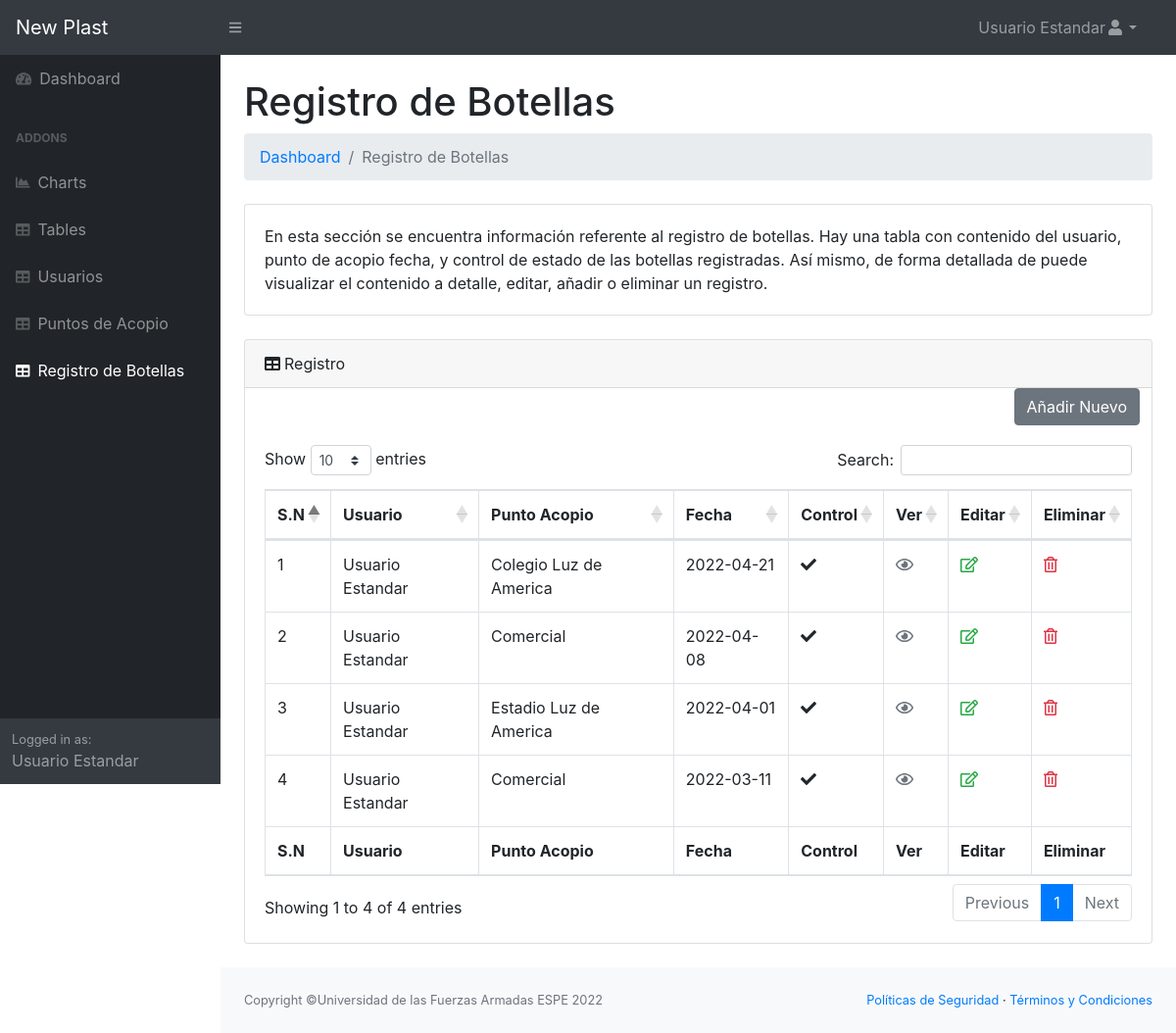
The page /sistema/registro_botellas.php (signed in) on the database its author committed.
### tables this page shows
CREATE TABLE IF NOT EXISTS `cont_registro` (
  `id` int(10) NOT NULL AUTO_INCREMENT,
  `usuario` int(11) NOT NULL DEFAULT 0,
  `pto_acopio` int(11) NOT NULL DEFAULT 0,
  `fecha` date NOT NULL,
  `control` varchar(255) NOT NULL,
  PRIMARY KEY (`id`),
  KEY `FK_cont_registro_admin_profile` (`usuario`),
  KEY `FK_cont_registro_puntoacopio` (`pto_acopio`),
  CONSTRAINT `FK_cont_registro_usuario` FOREIGN KEY (`usuario`) REFERENCES `usuarios` (`id`) ON DELETE NO ACTION ON UPDATE NO ACTION,
  CONSTRAINT `FK_cont_registro_puntoacopio` FOREIGN KEY (`pto_acopio`) REFERENCES `punto_acopio` (`Id`) ON DELETE NO ACTION ON UPDATE NO ACTION
);

CREATE TABLE IF NOT EXISTS `usuarios` (
  `id` int(11) NOT NULL AUTO_INCREMENT,
  `usuario` varchar(40) NOT NULL,
  `password` varchar(50) NOT NULL,
  `nombre` varchar(80) NOT NULL,
  `tipo_usuario` int(11) NOT NULL,
  PRIMARY KEY (`id`)
);

CREATE TABLE IF NOT EXISTS `punto_acopio` (
  `id` int(11) NOT NULL AUTO_INCREMENT,
  `Nombre` varchar(255) NOT NULL,
  `Representante` varchar(255) NOT NULL,
  `Contacto_email` varchar(255) NOT NULL,
  `Contacto_telefono` varchar(50) NOT NULL,
  `Latitud` varchar(255) NOT NULL,
  `Longitud` varchar(255) NOT NULL,
  PRIMARY KEY (`id`) USING BTREE
);

### sistema/registro_botellas.php (the view, shortened to what this page needs)
<!DOCTYPE html>
<html lang="en">
    <head>
		<link href="css/styles.css" rel="stylesheet" />
		<link href="css/estilo1.css" rel="stylesheet" />
		<link href="https://cdn.datatables.net/1.10.20/css/dataTables.bootstrap4.min.css" rel="stylesheet" />
	</head>
	<body class="sb-nav-fixed">
		<?php
			include('partials/header.php');
		?>
		<div id="layoutSidenav">
			<?php
				include('partials/sidebar.php');
			?>
			<div id="layoutSidenav_content">
				<main>
					<div class="container-fluid">
						<h1 class="mt-4">Registro de Botellas</h1>
						<ol class="breadcrumb mb-4">
							<li class="breadcrumb-item"><a href="principal.php">Dashboard</a></li>
							<li class="breadcrumb-item active">Registro de Botellas</li>
						</ol>
						<div class="card mb-4">
							<div class="card-body">En esta sección se encuentra información referente al registro de botellas.
								Hay una tabla con contenido del usuario, punto de acopio fecha, y control de estado de las botellas
								registradas. Así mismo, de forma detallada de puede visualizar el contenido a detalle, editar, añadir
								o eliminar un registro.</div>
						</div>
						<div class="card mb-4">
							<div class="card-header"><i class="fas fa-table mr-1"></i>Registro</div>
							<div class="col text-right">
                                <a href="editar_registrobotella.php?" class="btn btn-secondary content-link1">Añadir Nuevo </a>
                            </div>
							<div class="card-body">
								<div class="table-responsive">
									<table class="table table-bordered" id="dataTable" width="100%" cellspacing="0">
										<thead>
											<tr>
												<th>S.N</th>
												<th>Usuario</th>
												<th>Punto Acopio</th>
												<th>Fecha</th>
												<th>Control</th>
												<th>Ver</th>
												<th>Editar</th>
												<th>Eliminar</th>
											</tr>
										</thead>
										<tfoot>
											<tr>
												<th>S.N</th>
												<th>Usuario</th>
												<th>Punto Acopio</th>
												<th>Fecha</th>
												<th>Control</th>
												<th>Ver</th>
												<th>Editar</th>
												<th>Eliminar</th>
											</tr>
										</tfoot>
										<tbody>
										<?php
                                        require_once('conexion.php');
                                        $sql1="SELECT * FROM cont_registro ORDER BY fecha DESC";
                                        $res1= $mysqli->query($sql1);
                                        if($res1->num_rows>0)
                                        {$i=1;
                                        while($data=$res1->fetch_assoc()){
                                            ?>
                                        <tr>
                                            <td><?php echo $i; ?></td>
                                            <td><?php
												$sql2="SELECT id, nombre FROM usuarios WHERE id=" . $data['usuario'];
												$res2= $mysqli->query($sql2);
												$viewData=$res2->fetch_assoc();
												echo $viewData['nombre'];
												?>
											</td>
                                            <td><?php
												$sql2="SELECT id, nombre FROM punto_acopio WHERE id=" . $data['pto_acopio'];
												$res2= $mysqli->query($sql2);
												$viewData=$res2->fetch_assoc();
												echo $viewData['nombre'];
											?>
											</td>
                                            <td><?php echo $data['fecha']; ?></td>
                                            <?php
                                            if($data['control']=='Verificado'){
                                            ?>
                                            <td><i class="fa fa-check"></i></td>
                                            <?php } else{ ?>
                                            <td><i class='fa fa-ban'></i></td>
                                            <?php } ?>
											<td><a href="ver_registrobotellas.php?view=<?php echo $data['id']; ?>" class="text-secondary content-link1"><i class='far fa-eye'></i></a></td>
                                            <td><a href="editar_registrobotella.php?edit=<?php echo $data['id']; ?>" class="text-success content-link1"><i onclick="cargar()" class=' far fa-edit'></i></a></td>
											<td><a href="javascript:void(0)" class="text-danger delete" name="cont_registro" id="<?php echo $data['id']; ?>"><i class='far fa-trash-alt'></i></a></td>
                                        </tr>
                                        <?php
                                        $i++;}
                                        }else{
                                        ?>
                                        <tr>
                                            <td colspan="6">Sin datos de registro de botellas plasticas </td>
                                        </tr>
                                        <?php } ?>
										</tbody>
									</table>
								</div>
								</div>
								</div>
											</div>
					</main>
				<?php
					include('partials/footer.php');
				?>
	</body>
</html>

### rows shown on the page
cont_registro: usuario.nombre "Usuario Estandar", pto_acopio.Nombre "Colegio Luz de America", fecha "2022-04-21", control "Verificado" (drawn)
cont_registro: usuario.nombre "Usuario Estandar", pto_acopio.Nombre "Comercial", fecha "2022-04-08", control "Verificado" (drawn)
cont_registro: usuario.nombre "Usuario Estandar", pto_acopio.Nombre "Estadio Luz de America", fecha "2022-04-01", control "Verificado" (drawn)
cont_registro: usuario.nombre "Usuario Estandar", pto_acopio.Nombre "Comercial", fecha "2022-03-11", control "Verificado" (drawn)

### other values the page prints
$nombre "Usuario Estandar"
$_SESSION['nombre'] "Usuario Estandar"
